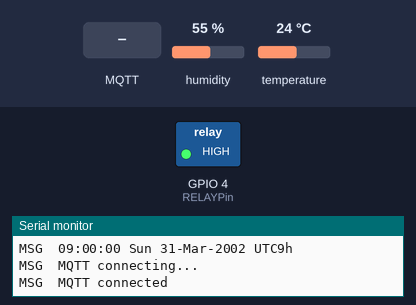
A sketch run on a simulated ESP8266 (NodeMCU). Shown: switched loads named in the sketch (green lamp = pin HIGH), the last lines printed to the serial monitor. Inputs (shaded band) come from the test bench; at power-on: humidity 55 %, temperature 24 °C. WiFi joins after 1.5 s; servers stay silent unless stated; uploads are accepted with an empty reply; no MQTT or app messages arrive unless stated.

Above: at 5.9 s.
6.0 s: MQTT message "1" arrives on the first subscribed topic
At 6.8 s:
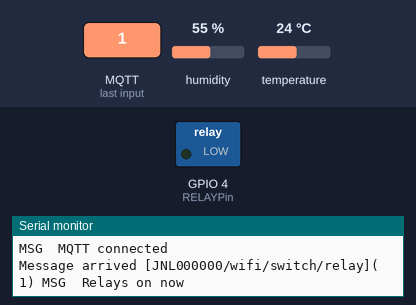
27.7 s: MQTT message "0" arrives on the first subscribed topic
At 28.1 s:
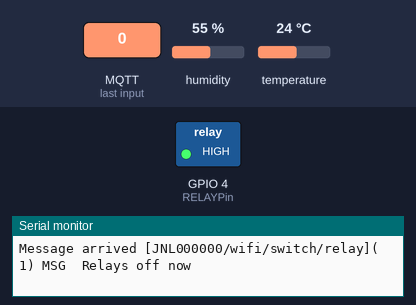
Timing chart, 0 to 30.7 s (numbered marks = the images above; inputs shaded):
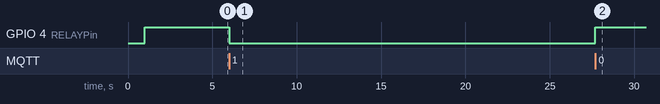

Measured:
- after the input at 6.0 s, GPIO 4 (RELAYPin): HIGH → LOW at once
- after the input at 27.7 s, GPIO 4 (RELAYPin): LOW → HIGH at once

The sketch:

nodered2.ino
```cpp
#include <ESP8266WiFi.h>
#include <WiFiClient.h>

#include <DHT.h>
#include <TimeLib.h>

#include <PubSubClient.h>
#include <ArduinoJson.h>

#define  TimeGab    9
#define  RELAY_ON   LOW
#define  RELAY_OFF  HIGH

#define  LED_ON     HIGH
#define  LED_OFF   LOW

#define DHTTYPE DHT22   // DHT 22  (AM2302), AM2321
// DHT Sensor
const int DHTPin = 13;
const int RELAYPin = 4;   // gpio4

// Initialize DHT sensor.
DHT dht(DHTPin, DHTTYPE);

// MQTT
WiFiClient espClient;
PubSubClient client(espClient);

// Global variables
char DeviceID[10] = "JNL000000";

const char* ssid         = "COREANHOUSE";
const char* password     = "COREAN000";
const char* mqtt_server  = "broker.mqttdashboard.com";
const int   mqtt_port    = 1883;

String strMessage;
float  TempC, TempF, TempH;
int    gab_second, n_second;

void setup() {
  delay(1000);

  Serial.begin(9600); //115200);
  Serial.println("MSG\tSystem Initialize !");

  n_second   = 0;
  strMessage  = "";

  pinMode(RELAYPin, OUTPUT);
  digitalWrite(RELAYPin, RELAY_OFF); // off

  dht.begin();

  /* Explicitly set the ESP8266 to be a WiFi-client, otherwise, it by default,
     would try to act as both a client and an access-point and could cause
     network-issues with your other WiFi-devices on your WiFi-network. */
  WiFi.mode(WIFI_STA);
  WiFi.begin(ssid, password);

  while (WiFi.status() != WL_CONNECTED) {
    delay(500);
    Serial.print(".");
  }

  Serial.println("");
  Serial.println("WiFi connected");
  Serial.println("IP address: ");
  Serial.println(WiFi.localIP());

  // Get time from Internaet
  setTimeFromUTCToLocal( TimeGab );

  client.setServer(mqtt_server, 1883);
  client.setCallback(callback);


}

void loop() {
  time_t  localTime;

   if (!client.connected()) {
    reconnect();
    n_second = second(now());
  }

  client.loop();

  localTime = now();

  if( second(localTime) - n_second >= 10 )
      gab_second = second(localTime) - n_second;
  else
      gab_second = 60 + second(localTime) - n_second;

  if( gab_second == 10 ) {
    n_second = (char) second(localTime);

    getTemperature();
    Send_BasicInfo();
  }

  //delay(10000);  // 10 sec
}

void setTimeFromUTCToLocal(time_t tgab )
{
  String  tmp_s, strDateTime;
  int     i;
  int     c_year, c_month, c_day, c_hour, c_minute, c_sec;
  time_t  ltc;

    strDateTime = getTimeFromInternet( );

    tmp_s = strDateTime.substring(8 , 11);
    for(i=1; i<13 ; i++)
    {
      if ( String(monthShortStr(i)).equals(tmp_s) ) c_month = i;
    }

    c_day = strDateTime.substring(5 , 7).toInt();
    c_year = strDateTime.substring(12,16).toInt();
    c_hour = strDateTime.substring(17,19).toInt();
    c_minute = strDateTime.substring(20,22).toInt();
    c_sec = strDateTime.substring(23,25).toInt();

    setTime(c_hour, c_minute, c_sec, c_day, c_month, c_year); // Set Time to UTC

    ltc    = now() + tgab * 3600;

    setTime(ltc); // Set Local Time
    tmp_s  = String(tgab) + "h";
    printTime(ltc, const_cast<char*> ( tmp_s.c_str()) );
}

String getTimeFromInternet(void )
{
 String tmp_s;

  WiFiClient client;
  while (!!!client.connect("google.com", 80)) {
    Serial.println("MSG\tconnection failed, retrying...");
    delay(2000);
  }

  client.print("HEAD / HTTP/1.1\r\n\r\n");

  while(!!!client.available()) {
     yield();
  }

  while(client.available()){
    if (client.read() == '\n') {
      if (client.read() == 'D') {
        if (client.read() == 'a') {
          if (client.read() == 't') {
            if (client.read() == 'e') {
              if (client.read() == ':') {
                client.read();
                tmp_s = client.readStringUntil('\r');
                client.stop();
                return tmp_s;
              }
            }
          }
        }
      }
    }
  }
}


//Function to print time with time zone
void printTime(time_t t, char *tf)
{
    char  buf[200];
   String week_s, month_s;

    week_s  = String(dayShortStr(weekday(t)));
    month_s = String(monthShortStr(month(t)));

    sprintf(buf, "MSG\t%02d:%02d:%02d %s %2d-%s-%4d UTC%s", hour(t), minute(t), second(t), week_s.c_str(), day(t), month_s.c_str(), year(t), tf );
    Serial.println(buf);
    delay(2000);
}

void Send_BasicInfo()
{
  String week_s, month_s;
  char json[150], strbuf[100];
  time_t  localTime;

   strMessage.toCharArray( strbuf, strMessage.length()+1);

   localTime = now();

    week_s  = String(dayShortStr(weekday(localTime)));
    month_s = String(monthShortStr(month(localTime)));

   sprintf (json, "{\"msg\":\"%s\",\"tempC\":%2.0f,\"tempF\":%2.0f,\"humi\":%2.0f, \"time\": \"%02d:%02d:%02d %s %2d-%s-%4d\" }", strbuf,  TempC, TempF , TempH, hour(localTime), minute(localTime), second(localTime), week_s.c_str(), day(localTime), month_s.c_str(), year(localTime) );

   Serial.print("Publish message: ");
   Serial.println(json);
   client.publish("JNL000000/wifi/basicInfo", json);
}

void callback(char* topic, byte* payload, unsigned int length)
{
  const char* JOnOff;
  char OnOff[length];


  Serial.print("Message arrived [");
  Serial.print(topic);
  Serial.print("]( ");
  Serial.print(length);
  Serial.print(") ");

  for (int i = 0; i < length; i++) {
    // Serial.print((char)payload[i]);
    OnOff[i] = (char)payload[i];
  }

  if ( OnOff[0] == '1') {
     RelayOn();
  }
  if ( OnOff[0] == '0') {
     RelayOff();
  }

}

void reconnect()
{
  // Loop until we're reconnected
  while (!client.connected()) {
    Serial.println("MSG\tMQTT connecting...");

    // Attempt to connect
    if (client.connect( DeviceID ) ) {
      Serial.println("MSG\tMQTT connected");
      //
      if(client.subscribe("JNL000000/wifi/switch/relay", 1) == 0 ) {
        Serial.println("MSG\tMQTT subscribe failed!");
      }
    } else {
      delay(5000);
      Serial.print("MSG\tfailed, rc=");
      Serial.println(client.state());
    }
  }

}

void RelayOn()
{
     digitalWrite(RELAYPin, RELAY_ON);

     strMessage = "Relays on now";
     Serial.println("MSG\t"+strMessage );
}

void RelayOff()
{
     digitalWrite(RELAYPin, RELAY_OFF);

     strMessage = "Relays off now";
     Serial.println("MSG\t"+strMessage );
}

void getTemperature(void){
    // Read humidity
    float h = dht.readHumidity();
    // Read temperature as Celsius (the default)
    float t = dht.readTemperature();
    // Read temperature as Fahrenheit (isFahrenheit = true)
    float f = dht.readTemperature(true);

    // Check if any reads failed and exit early (to try again).
    if (isnan(h) || isnan(t) || isnan(f)) {
      //Serial.println("MSG\tFailed from DHT!");
      TempC = -0;
      TempF = -0;
      TempH = -0;
    }
    else{
      // Computes temperature values in Celsius + Fahrenheit and Humidity
      float hic = dht.computeHeatIndex(t, h, false);
      float hif = dht.computeHeatIndex(f, h);

      TempC = hic;
      TempF = hif;
      TempH = h;
    }

}
```
